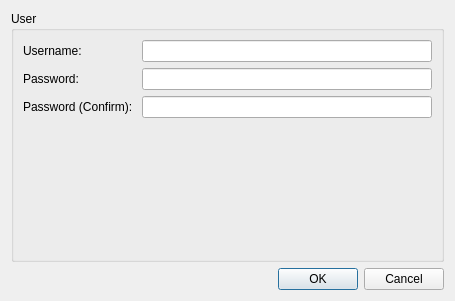
<?xml version="1.0" encoding="UTF-8"?>
<ui version="4.0">
 <class>AddUser</class>
 <widget class="QDialog" name="AddUser">
  <property name="geometry">
   <rect>
    <x>0</x>
    <y>0</y>
    <width>455</width>
    <height>301</height>
   </rect>
  </property>
  <property name="windowTitle">
   <string>Dialog</string>
  </property>
  <layout class="QVBoxLayout" name="verticalLayout">
   <item>
    <widget class="QGroupBox" name="groupBox">
     <property name="title">
      <string>User</string>
     </property>
     <layout class="QFormLayout" name="formLayout">
      <property name="fieldGrowthPolicy">
       <enum>QFormLayout::AllNonFixedFieldsGrow</enum>
      </property>
      <item row="0" column="0">
       <widget class="QLabel" name="label">
        <property name="text">
         <string>Username:</string>
        </property>
       </widget>
      </item>
      <item row="0" column="1">
       <widget class="QLineEdit" name="username"/>
      </item>
      <item row="1" column="0">
       <widget class="QLabel" name="label_2">
        <property name="text">
         <string>Password:</string>
        </property>
       </widget>
      </item>
      <item row="1" column="1">
       <widget class="QLineEdit" name="password">
        <property name="echoMode">
         <enum>QLineEdit::Password</enum>
        </property>
       </widget>
      </item>
      <item row="2" column="0">
       <widget class="QLabel" name="label_3">
        <property name="text">
         <string>Password (Confirm): </string>
        </property>
       </widget>
      </item>
      <item row="2" column="1">
       <widget class="QLineEdit" name="password2">
        <property name="echoMode">
         <enum>QLineEdit::Password</enum>
        </property>
       </widget>
      </item>
     </layout>
    </widget>
   </item>
   <item>
    <widget class="QDialogButtonBox" name="buttonBox">
     <property name="orientation">
      <enum>Qt::Horizontal</enum>
     </property>
     <property name="standardButtons">
      <set>QDialogButtonBox::Cancel|QDialogButtonBox::Ok</set>
     </property>
    </widget>
   </item>
  </layout>
 </widget>
 <tabstops>
  <tabstop>username</tabstop>
  <tabstop>password</tabstop>
  <tabstop>password2</tabstop>
 </tabstops>
 <resources/>
 <connections>
  <connection>
   <sender>buttonBox</sender>
   <signal>rejected()</signal>
   <receiver>AddUser</receiver>
   <slot>reject()</slot>
   <hints>
    <hint type="sourcelabel">
     <x>325</x>
     <y>267</y>
    </hint>
    <hint type="destinationlabel">
     <x>286</x>
     <y>186</y>
    </hint>
   </hints>
  </connection>
 </connections>
</ui>
